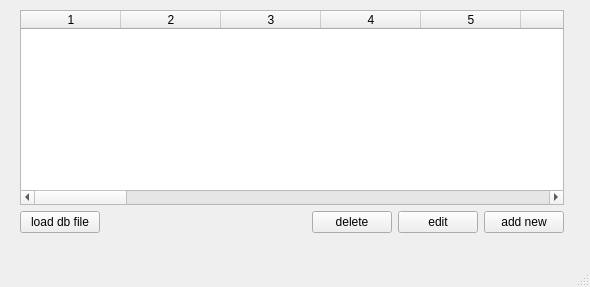
<?xml version="1.0" encoding="UTF-8"?>
<ui version="4.0">
 <class>MainWindow</class>
 <widget class="QMainWindow" name="MainWindow">
  <property name="geometry">
   <rect>
    <x>0</x>
    <y>0</y>
    <width>590</width>
    <height>287</height>
   </rect>
  </property>
  <property name="windowTitle">
   <string>MainWindow</string>
  </property>
  <widget class="QWidget" name="centralwidget">
   <widget class="QWidget" name="layoutWidget">
    <property name="geometry">
     <rect>
      <x>20</x>
      <y>10</y>
      <width>544</width>
      <height>223</height>
     </rect>
    </property>
    <layout class="QGridLayout" name="gridLayout">
     <item row="0" column="0" colspan="5">
      <widget class="QTableWidget" name="tableWidget">
       <property name="columnCount">
        <number>28</number>
       </property>
       <column/>
       <column/>
       <column/>
       <column/>
       <column/>
       <column/>
       <column/>
       <column/>
       <column/>
       <column/>
       <column/>
       <column/>
       <column/>
       <column/>
       <column/>
       <column/>
       <column/>
       <column/>
       <column/>
       <column/>
       <column/>
       <column/>
       <column/>
       <column/>
       <column/>
       <column/>
       <column/>
       <column/>
      </widget>
     </item>
     <item row="1" column="0">
      <widget class="QPushButton" name="pushButton">
       <property name="text">
        <string>load db file</string>
       </property>
      </widget>
     </item>
     <item row="1" column="1">
      <spacer name="horizontalSpacer">
       <property name="orientation">
        <enum>Qt::Horizontal</enum>
       </property>
       <property name="sizeHint" stdset="0">
        <size>
         <width>198</width>
         <height>20</height>
        </size>
       </property>
      </spacer>
     </item>
     <item row="1" column="2">
      <widget class="QPushButton" name="pushButton_4">
       <property name="text">
        <string>delete</string>
       </property>
      </widget>
     </item>
     <item row="1" column="3">
      <widget class="QPushButton" name="pushButton_3">
       <property name="text">
        <string>edit</string>
       </property>
      </widget>
     </item>
     <item row="1" column="4">
      <widget class="QPushButton" name="pushButton_2">
       <property name="text">
        <string>add new</string>
       </property>
      </widget>
     </item>
    </layout>
   </widget>
  </widget>
  <widget class="QMenuBar" name="menubar">
   <property name="geometry">
    <rect>
     <x>0</x>
     <y>0</y>
     <width>590</width>
     <height>20</height>
    </rect>
   </property>
  </widget>
  <widget class="QStatusBar" name="statusbar"/>
 </widget>
 <resources/>
 <connections>
  <connection>
   <sender>pushButton</sender>
   <signal>clicked()</signal>
   <receiver>MainWindow</receiver>
   <slot>load_slot()</slot>
   <hints>
    <hint type="sourcelabel">
     <x>54</x>
     <y>240</y>
    </hint>
    <hint type="destinationlabel">
     <x>56</x>
     <y>254</y>
    </hint>
   </hints>
  </connection>
  <connection>
   <sender>pushButton_4</sender>
   <signal>clicked()</signal>
   <receiver>MainWindow</receiver>
   <slot>delete_slot()</slot>
   <hints>
    <hint type="sourcelabel">
     <x>349</x>
     <y>246</y>
    </hint>
    <hint type="destinationlabel">
     <x>350</x>
     <y>254</y>
    </hint>
   </hints>
  </connection>
  <connection>
   <sender>pushButton_3</sender>
   <signal>clicked()</signal>
   <receiver>MainWindow</receiver>
   <slot>edit_slot()</slot>
   <hints>
    <hint type="sourcelabel">
     <x>450</x>
     <y>242</y>
    </hint>
    <hint type="destinationlabel">
     <x>448</x>
     <y>255</y>
    </hint>
   </hints>
  </connection>
  <connection>
   <sender>pushButton_2</sender>
   <signal>clicked()</signal>
   <receiver>MainWindow</receiver>
   <slot>add_slot()</slot>
   <hints>
    <hint type="sourcelabel">
     <x>505</x>
     <y>239</y>
    </hint>
    <hint type="destinationlabel">
     <x>510</x>
     <y>254</y>
    </hint>
   </hints>
  </connection>
  <connection>
   <sender>tableWidget</sender>
   <signal>cellClicked(int,int)</signal>
   <receiver>MainWindow</receiver>
   <slot>select_row(int)</slot>
   <hints>
    <hint type="sourcelabel">
     <x>192</x>
     <y>115</y>
    </hint>
    <hint type="destinationlabel">
     <x>224</x>
     <y>245</y>
    </hint>
   </hints>
  </connection>
 </connections>
 <slots>
  <slot>load_slot()</slot>
  <slot>delete_slot()</slot>
  <slot>edit_slot()</slot>
  <slot>add_slot()</slot>
  <slot>select_row(int)</slot>
 </slots>
</ui>
